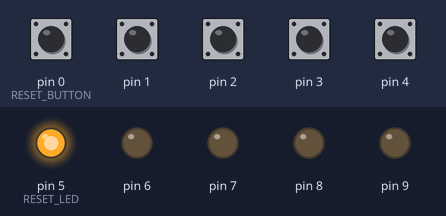
Simulated run of this sketch. Board: Arduino Uno, built with avr-gcc and run on an emulated ATmega328P. Parts: output pins drawn as LEDs (lit = HIGH). Inputs (shaded band) come from the test bench; at power-on: pin 0 (RESET_BUTTON), pin 1–4 HIGH.

Above: at 1.2 s.
1.3 s: pin 1 pulled LOW for 0.15 s
At 2.5 s:
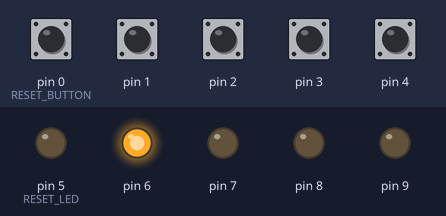
2.9 s: pin 0 (RESET_BUTTON) pulled LOW for 0.15 s
At 3.7 s:
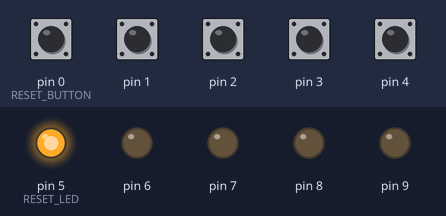
4.5 s: pin 2 pulled LOW for 0.15 s
At 5.0 s:
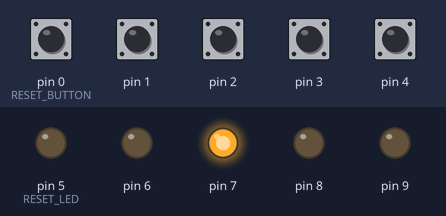
6.1 s: pin 0 (RESET_BUTTON) pulled LOW for 1 s
At 7.4 s:
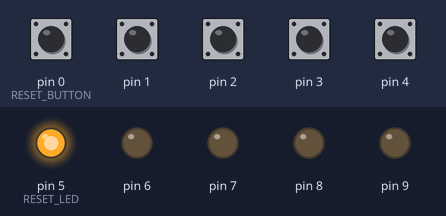
8.6 s: pin 3 pulled LOW for 0.15 s
At 9.3 s:
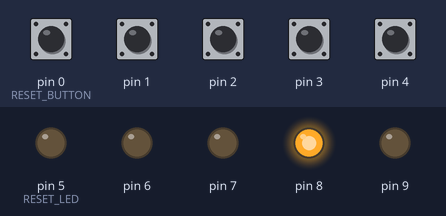
Timing chart, 0 to 11.2 s (numbered marks = the images above; inputs shaded):
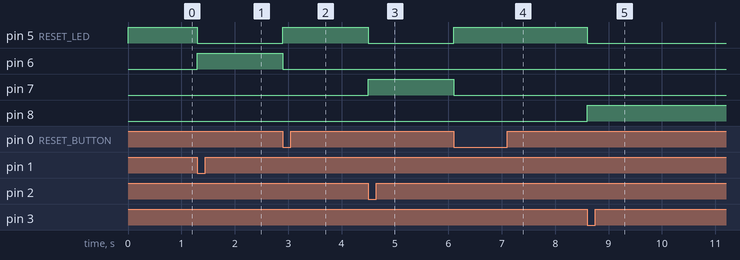

The sketch:

GameBox.ino
```cpp
// Map I/Os to enumerations

typedef enum IoList {
  RESET_BUTTON = 0,
  PLAYER_1_BUTTON = 1,
  PLAYER_2_BUTTON = 2,
  PLAYER_3_BUTTON = 3,
  PLAYER_4_BUTTON = 4,
  RESET_LED = 5,
  PLAYER_1_LED = 6,
  PLAYER_2_LED = 7,
  PLAYER_3_LED = 8,
  PLAYER_4_LED = 9,
  TOGGLE = 13
};

// Define state machine for button/LED states

enum {
  WAITING, // Waiting for player to hit button
  SELECTED // Selected and waiting for clear button
} gameState;

int toggle = 0;

// clear all LEDs to waiting state
void clearLeds() {

  // Turn off LEDs
  for (int led = RESET_LED; led <= PLAYER_4_LED; led++) {
    digitalWrite(led, LOW);
  }

  // start with RESET LED on
  digitalWrite(RESET_LED, HIGH);

  // set game state as reset
  gameState = WAITING;

}

void setup() {

  // All buttons should be input pull-ups
  for (int button = RESET_BUTTON; button <= PLAYER_4_BUTTON; button++) {
    pinMode(button, INPUT_PULLUP);
  }

  for (int led = RESET_LED; led <= PLAYER_4_LED; led++) {
    pinMode(led, OUTPUT);
  }

  // set LEDs to waiting state
  clearLeds();

}

void loop() {

  // switch on game state
  switch (gameState) {
    case WAITING:
      // scan the player button presses for the first
      for (int button = PLAYER_1_BUTTON; button <= PLAYER_4_BUTTON; button++) {
        int buttonState = digitalRead(button);
        int led;
        // because switch closes to ground for pull-up input, button push is zero
        if (LOW == buttonState) {
          switch (button) {
            case PLAYER_1_BUTTON:
              led = PLAYER_1_LED;
              break;
            case PLAYER_2_BUTTON:
              led = PLAYER_2_LED;
              break;
            case PLAYER_3_BUTTON:
              led = PLAYER_3_LED;
              break;
            case PLAYER_4_BUTTON:
              led = PLAYER_4_LED;
              break;
          }
          // turn on player's LED
          digitalWrite(led,HIGH);
          // turn off reset LED
          digitalWrite(RESET_LED,LOW);
          // switch state
          gameState = SELECTED;
        }
      }
      break;
    case SELECTED: {
      // check reset input
      if (digitalRead(RESET_BUTTON) ==  LOW) {
        // clear other LEDs and set state back to WAITING
        clearLeds();
        gameState = WAITING;
      }
    }
  }

  // toggle output - see how fast it runs
  toggle = 1 - toggle;
  if (0 == toggle) {
    digitalWrite(TOGGLE,LOW);
  } else {
    digitalWrite(TOGGLE,HIGH);
  }
}
```

Measured:
- after the input at 1.3 s, pin 5 (RESET_LED): HIGH → LOW at once; pin 6: LOW → HIGH at once
- after the input at 2.9 s, pin 5 (RESET_LED): LOW → HIGH at once; pin 6: HIGH → LOW at once
- after the input at 4.5 s, pin 5 (RESET_LED): HIGH → LOW at once; pin 7: LOW → HIGH at once
- after the input at 6.1 s, pin 5 (RESET_LED): LOW → HIGH at once; pin 7: HIGH → LOW at once
- after the input at 8.6 s, pin 5 (RESET_LED): HIGH → LOW at once; pin 8: LOW → HIGH at once
